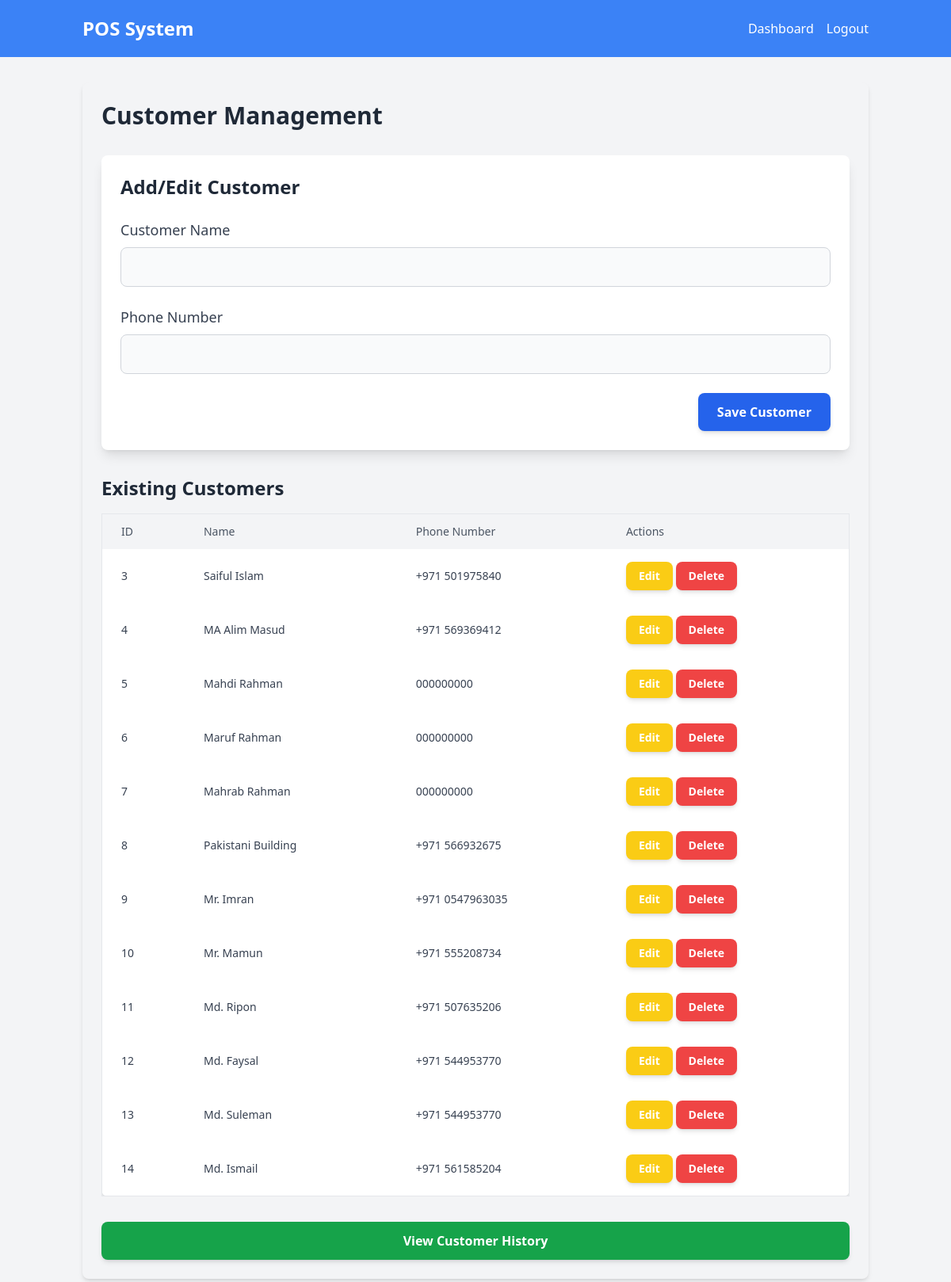
The page /customer-management (signed in) on the database as committed earlier.
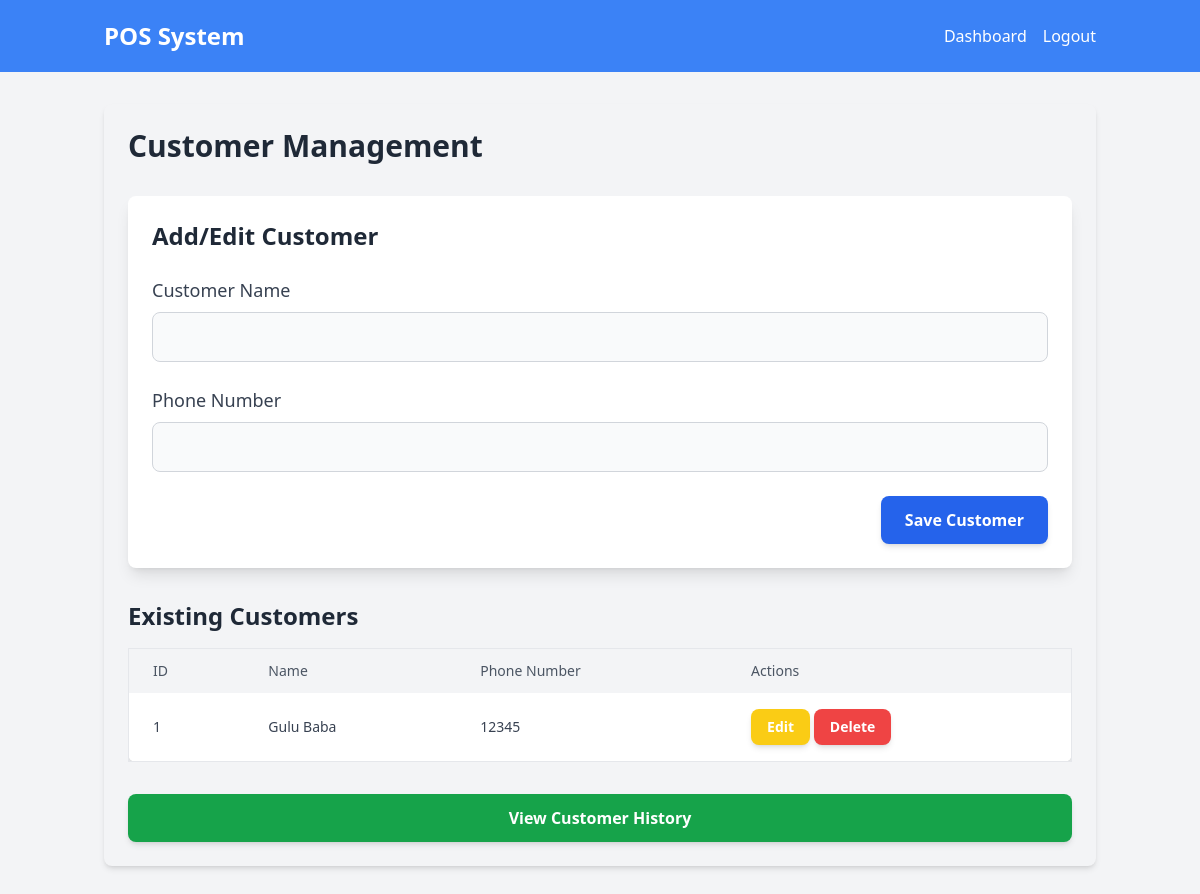
The same page on the database as committed later.
### models.py (models this page shows)
class Customer(db.Model):
    __tablename__ = 'customer'
    id = db.Column(db.Integer, primary_key=True)
    name = db.Column(db.String(100), nullable=False)
    phone_number = db.Column(db.String(20), nullable=True)
    sales = db.relationship('Sale', back_populates='customer')

### routes.py (the view, shortened to what this page needs)
    @app.route("/customer-management", methods=['GET', 'POST'])
    @login_required
    def customer_management():
        if current_user.role not in ['admin', 'manager']:
            return redirect(url_for('dashboard'))
        customers = Customer.query.all()
        return render_template('customer_management.html', customers=customers)

### templates/customer_management.html (shortened to what this page needs)
{% extends "base.html" %} {% block content %}
<div class="container mx-auto p-6 bg-gray-100 rounded-lg shadow-md">
  <h2 class="text-3xl font-bold text-gray-800 mb-8">Customer Management</h2>
  <div class="bg-white p-6 rounded-lg shadow-lg mb-8">
    <h3 class="text-2xl font-semibold text-gray-800 mb-4">Add/Edit Customer</h3>
    <form method="POST" id="customerForm" class="space-y-6">
      <div>
        <label for="name" class="block text-lg font-medium text-gray-700 mb-2"
          >Customer Name</label
        >
        <input
          type="text"
          name="name"
          id="name"
          class="block w-full px-4 py-3 border border-gray-300 rounded-lg bg-gray-50 focus:ring-2 focus:ring-blue-500 focus:border-transparent"
          required
        />
      </div>
      <div>
        <label
          for="phone_number"
          class="block text-lg font-medium text-gray-700 mb-2"
          >Phone Number</label
        >
        <input
          type="text"
          name="phone_number"
          id="phone_number"
          class="block w-full px-4 py-3 border border-gray-300 rounded-lg bg-gray-50 focus:ring-2 focus:ring-blue-500 focus:border-transparent"
          required
        />
      </div>
      <div class="flex justify-end">
        <button
          type="submit"
          class="bg-blue-600 hover:bg-blue-700 text-white font-bold py-3 px-6 rounded-lg shadow-md transition duration-300"
        >
          Save Customer
        </button>
      </div>
    </form>
  </div>
  <h3 class="text-2xl font-semibold text-gray-800 mb-4">Existing Customers</h3>
  <div class="overflow-x-auto">
    <table
      class="min-w-full bg-white border border-gray-200 rounded-lg shadow-md"
    >
      <thead class="bg-gray-100">
        <tr>
          <th class="px-6 py-3 text-left text-sm font-medium text-gray-600">
            ID
          </th>
          <th class="px-6 py-3 text-left text-sm font-medium text-gray-600">
            Name
          </th>
          <th class="px-6 py-3 text-left text-sm font-medium text-gray-600">
            Phone Number
          </th>
          <th class="px-6 py-3 text-left text-sm font-medium text-gray-600">
            Actions
          </th>
        </tr>
      </thead>
      <tbody class="text-gray-700">
        {% for customer in customers %}
        <tr class="hover:bg-gray-100 transition duration-300">
          <td class="px-6 py-4 text-sm">{{ customer.id }}</td>
          <td class="px-6 py-4 text-sm">{{ customer.name }}</td>
          <td class="px-6 py-4 text-sm">{{ customer.phone_number }}</td>
          <td class="px-6 py-4 text-sm">
            <button
              onclick="editCustomer('{{ customer.id }}', '{{ customer.name }}', '{{ customer.phone_number }}')"
              class="bg-yellow-400 hover:bg-yellow-500 text-white font-bold py-2 px-4 rounded-lg shadow-md transition duration-300"
            >
              Edit
            </button>
            <form method="POST" style="display: inline">
              <button
                type="submit"
                class="bg-red-500 hover:bg-red-600 text-white font-bold py-2 px-4 rounded-lg shadow-md transition duration-300"
              >
                Delete
              </button>
            </form>
          </td>
        </tr>
        {% endfor %}
      </tbody>
    </table>
  </div>
  <a
    href="{{ url_for('customer_history') }}"
    class="bg-green-600 hover:bg-green-700 text-white font-bold py-3 px-6 rounded-lg shadow-md transition duration-300 mt-8 block text-center"
  >
    View Customer History
  </a>
</div>
{% endblock %}

### templates/base.html (shortened to what this page needs)
<!DOCTYPE html>
<html lang="en">
  <head>
    <link
      rel="stylesheet"
      href="{{ url_for('static', filename='css/styles.css') }}"
    />
    <link
      rel="stylesheet"
      href="https://cdnjs.cloudflare.com/ajax/libs/font-awesome/6.0.0/css/all.min.css"
    />
  </head>
  <body class="bg-gray-100">
    <header class="bg-blue-500 text-white py-4">
      <div
        class="container mx-auto flex flex-wrap justify-between items-center px-4"
      >
        <h1 class="text-2xl font-bold">POS System</h1>
        <nav class="w-full md:w-auto">
          <ul class="flex flex-col md:flex-row md:space-x-4 mt-2 md:mt-0">
            {% if current_user.is_authenticated %}
            <li>
              <a
                href="{{ url_for('dashboard') }}"
                class="hover:underline block text-center py-2 md:inline-block"
                >Dashboard</a
              >
            </li>
            <li>
              <a
                href="{{ url_for('logout') }}"
                class="hover:underline block text-center py-2 md:inline-block"
                >Logout</a
              >
            </li>
            {% endif %}
          </ul>
        </nav>
      </div>
    </header>
    <div class="main-content container mx-auto px-4 py-8">
      {% block content %}{% endblock %}
    </div>
  </body>
</html>

Rows that differ between the two databases and show on the page:
removed Customer: id "3", name "Saiful Islam", phone_number "+971 501975840"
removed Customer: id "4", name "MA Alim Masud", phone_number "+971 569369412"
removed Customer: id "5", name "Mahdi Rahman", phone_number "000000000"
removed Customer: id "6", name "Maruf Rahman", phone_number "000000000"
removed Customer: id "7", name "Mahrab Rahman", phone_number "000000000"
removed Customer: id "8", name "Pakistani Building", phone_number "+971 566932675"
removed Customer: id "9", name "Mr. Imran", phone_number "+971 0547963035"
removed Customer: id "10", name "Mr. Mamun", phone_number "+971 555208734"
removed Customer: id "11", name "Md. Ripon", phone_number "+971 507635206"
removed Customer: id "12", name "Md. Faysal", phone_number "+971 544953770"
removed Customer: id "13", name "Md. Suleman", phone_number "+971 544953770"
removed Customer: id "14", name "Md. Ismail", phone_number "+971 561585204"
added Customer: id "1", name "Gulu Baba", phone_number "12345"
